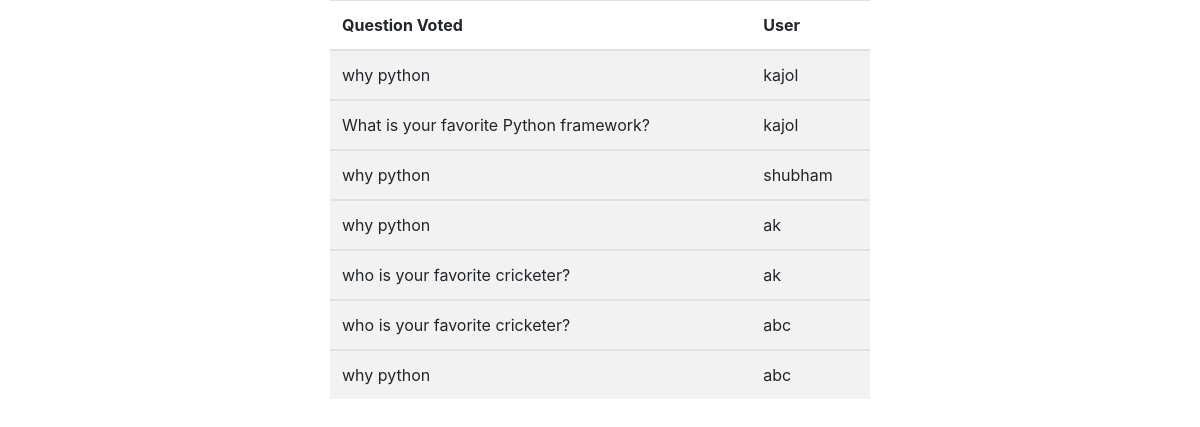
Page /voter on the committed database.
### polls/models.py (models this page shows)
class Vote(models.Model):
    question=models.ForeignKey(Question, on_delete=models.CASCADE)
    vote=models.ForeignKey(User, on_delete=models.CASCADE)

class Question(models.Model):
    question_text=models.CharField(max_length=200)
    pub_date=models.DateTimeField('date published')
    voter1 = models.ForeignKey(User, null=True, blank=True, on_delete=models.CASCADE)
    def __str__(self):
        return self.question_text

### polls/views.py (the view)
# urls.py: path('voter',views.voter, name='voter')
def voter(request):
    voter= Vote.objects.all()
    return render(request,'showvoter.html',{'voter':voter})

### templates/showvoter.html
{% extends 'base.html'%} {% block content %}
<div class="table-responsive ">
  <table class="table table-striped">
    <thead>
      <tr>
        <th>Question Voted</th>
        <th>User</th>
      </tr>
    </thead>
    {% for Vote in voter %}
    <tbody>
      <tr>
        <td>{{ Vote.question }}</td>
        <td>{{ Vote.vote }}</td>
      </tr>
    </tbody>
    {% endfor %}
  </table>
</div>
{% endblock %}

### templates/base.html (shortened to what this page needs)
<!DOCTYPE html>
<html lang="en">
<head>
    <link rel="stylesheet" href="https://stackpath.bootstrapcdn.com/bootstrap/4.1.3/css/bootstrap.min.css">
</head>
<body>
    <div class="container">
        <div class="row">
            <div class="col-md-6 m-auto">
                {% block content %}{% endblock %}
            </div>
        </div>
    </div>
</body>
</html>

### rows in the picture
Vote: question "why python", vote "kajol"
Vote: question "What is your favorite Python framework?", vote "kajol"
Vote: question "why python", vote "shubham"
Vote: question "why python", vote "ak"
Vote: question "who is your favorite cricketer?", vote "ak"
Vote: question "who is your favorite cricketer?", vote "abc"
Vote: question "why python", vote "abc"
